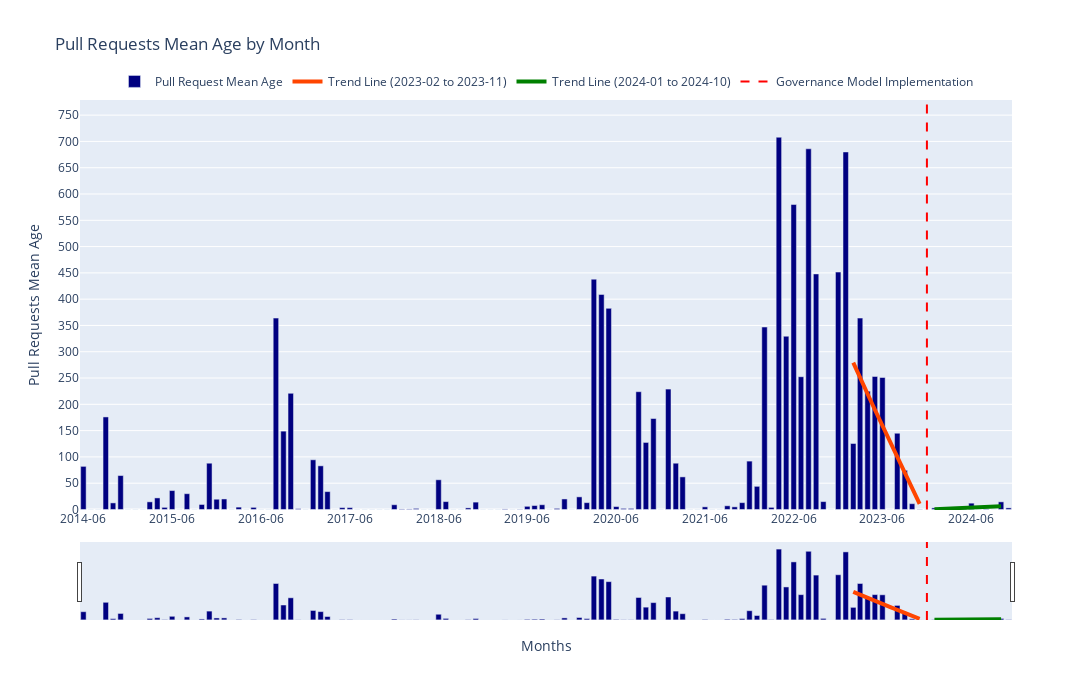

The notebook cell this image was saved under:
### Code cell
months = full_data['created_at']
mean_values = full_data['age']
fig = go.Figure()

fig.add_trace(go.Bar(
    x=months,
    y=mean_values,
    name='Pull Request Mean Age',
    marker=dict(color='navy')
))

fig.add_trace(go.Scatter(
    x=data_1['created_at'].astype(str),
    y=trend_1,
    mode='lines',
    line=dict(color='orangered', width=4),
    name='Trend Line (2023-02 to 2023-11)'
))

fig.add_trace(go.Scatter(
    x=data_2['created_at'].astype(str),
    y=trend_2,
    mode='lines',
    line=dict(color='green', width=4),
    name='Trend Line (2024-01 to 2024-10)'
))

fig.update_layout(
    title='Pull Requests Mean Age by Month',
    xaxis_title='Months',
    yaxis_title='Pull Requests Mean Age',
    xaxis=dict(
        tickmode='array',
        tickvals=months[::12],
        ticktext=months[::12],
        rangeslider=dict(visible=False),
        tickformat='%Y-%m',
    ),
    yaxis=dict(range=[-1, max(mean_values) * 1.1], dtick=50),
    hovermode='x unified',
    width=1400,
    height=700,
    legend=dict(
        orientation='h',
        yanchor='bottom',
        y=1.01,
        xanchor='center',
        x=0.5
    ),
    annotations=[
        dict(
            text='',
            xref='paper',
            yref='paper',
            x=-0.009,
            y=1.095,
            showarrow=False,
            font=dict(size=12)
        )
    ]
)

fig.add_trace(go.Scatter(
    x=['2023-12', '2023-12'],
    y=[0, max(mean_values) * 1.1],
    mode='lines',
    line=dict(color='red', dash='dash'),
    name='Governance Model Implementation'
))

fig.write_image('images/pull_request_mean_age.png')

fig.update_layout(
    annotations=[
        dict(
            y=1.125
        )
    ],
    xaxis=dict(
        rangeslider=dict(visible=True),
    )
)

fig.show()

### Figure 1 — Plotly figure (JSON) as saved in the notebook; plotly's stock layout.template omitted (floating-point values rounded to 4 significant figures)
{"data": [{"marker": {"color": "navy"}, "name": "Pull Request Mean Age", "type": "bar", "x": ["2014-06", "2014-07", "2014-08", "2014-09", "2014-10", "2014-11", "2014-12", "2015-01", "2015-02", "2015-03", "2015-04", "2015-05", "2015-06", "2015-07", "2015-08", "2015-09", "2015-10", "2015-11", "2015-12", "2016-01", "2016-02", "2016-03", "2016-04", "2016-05", "2016-06", "2016-07", "2016-08", "2016-09", "2016-10", "2016-11", "2016-12", "2017-01", "2017-02", "2017-03", "2017-04", "2017-05", "2017-06", "2017-07", "2017-08", "2017-09", "2017-10", "2017-11", "2017-12", "2018-01", "2018-02", "2018-03", "2018-04", "2018-05", "2018-06", "2018-07", "2018-08", "2018-09", "2018-10", "2018-11", "2018-12", "2019-01", "2019-02", "2019-03", "2019-04", "2019-05", "2019-06", "2019-07", "2019-08", "2019-09", "2019-10", "2019-11", "2019-12", "2020-01", "2020-02", "2020-03", "2020-04", "2020-05", "2020-06", "2020-07", "2020-08", "2020-09", "2020-10", "2020-11", "2020-12", "2021-01", "2021-02", "2021-03", "2021-04", "2021-05", "2021-06", "2021-07", "2021-08", "2021-09", "2021-10", "2021-11", "2021-12", "2022-01", "2022-02", "2022-03", "2022-04", "2022-05", "2022-06", "2022-07", "2022-08", "2022-09", "2022-10", "2022-11", "2022-12", "2023-01", "2023-02", "2023-03", "2023-04", "2023-05", "2023-06", "2023-07", "2023-08", "2023-09", "2023-10", "2023-11", "2023-12", "2024-01", "2024-02", "2024-03", "2024-04", "2024-05", "2024-06", "2024-07", "2024-08", "2024-09", "2024-10", "2024-11"], "y": [82, 0, 0, 176, 12.5, 64.5, 0, 0, 0, 14.5, 22, 4, 36, 0, 30, 0, 9.5, 88, 19.5, 20, 0, 4.5, 0, 4, 0, 0, 364, 149, 221, 1.5, 0, 94.5, 83, 34, 0, 3.5, 3.5, 0, 0, 0, 0, 0, 9, 1, 1, 2, 0, 0, 56.5, 15, 0, 0, 3, 14, 0, 0, 0, 1, 0, 0.5, 6, 7.5, 9, 0, 2, 20, 0, 24, 13, 438, 409, 382.5, 5.5, 2, 2, 224, 127.5, 173, 0, 229, 88, 62, 0, 0, 5, 0, 0, 7, 5, 13, 92, 44, 347, 4, 708, 329.5, 580, 252.5, 686, 448, 15, 0, 451.5, 680, 125.5, 364, 225, 253, 251, 0, 145, 74.5, 11, 0.5, 0, 3, 1, 2, 0, 1, 12, 0, 1, 0, 14.5, 3]}, {"line": {"color": "orangered", "width": 4}, "mode": "lines", "name": "Trend Line (2023-02 to 2023-11)", "type": "scatter", "x": ["2023-02", "2023-03", "2023-04", "2023-05", "2023-06", "2023-07", "2023-08", "2023-09", "2023-10", "2023-11"], "y": [279.2, 249.4, 219.5, 189.7, 159.9, 130.0, 100.2, 70.35, 40.51, 10.67]}, {"line": {"color": "green", "width": 4}, "mode": "lines", "name": "Trend Line (2024-01 to 2024-10)", "type": "scatter", "x": ["2024-01", "2024-02", "2024-03", "2024-04", "2024-05", "2024-06", "2024-07", "2024-08", "2024-09", "2024-10"], "y": [0.6545, 1.276, 1.897, 2.518, 3.139, 3.761, 4.382, 5.003, 5.624, 6.245]}, {"line": {"color": "red", "dash": "dash"}, "mode": "lines", "name": "Governance Model Implementation", "type": "scatter", "x": ["2023-12", "2023-12"], "y": [0, 778.8]}], "layout": {"annotations": [{"font": {"size": 12}, "showarrow": false, "text": "", "x": -0.009, "xref": "paper", "y": 1.125, "yref": "paper"}], "height": 700, "hovermode": "x unified", "legend": {"orientation": "h", "x": 0.5, "xanchor": "center", "y": 1.01, "yanchor": "bottom"}, "title": {"text": "Pull Requests Mean Age by Month"}, "width": 1400, "xaxis": {"rangeslider": {"visible": true}, "tickformat": "%Y-%m", "tickmode": "array", "ticktext": ["2014-06", "2015-06", "2016-06", "2017-06", "2018-06", "2019-06", "2020-06", "2021-06", "2022-06", "2023-06", "2024-06"], "tickvals": ["2014-06", "2015-06", "2016-06", "2017-06", "2018-06", "2019-06", "2020-06", "2021-06", "2022-06", "2023-06", "2024-06"], "title": {"text": "Months"}}, "yaxis": {"dtick": 50, "range": [-1, 778.8], "title": {"text": "Pull Requests Mean Age"}}}}
